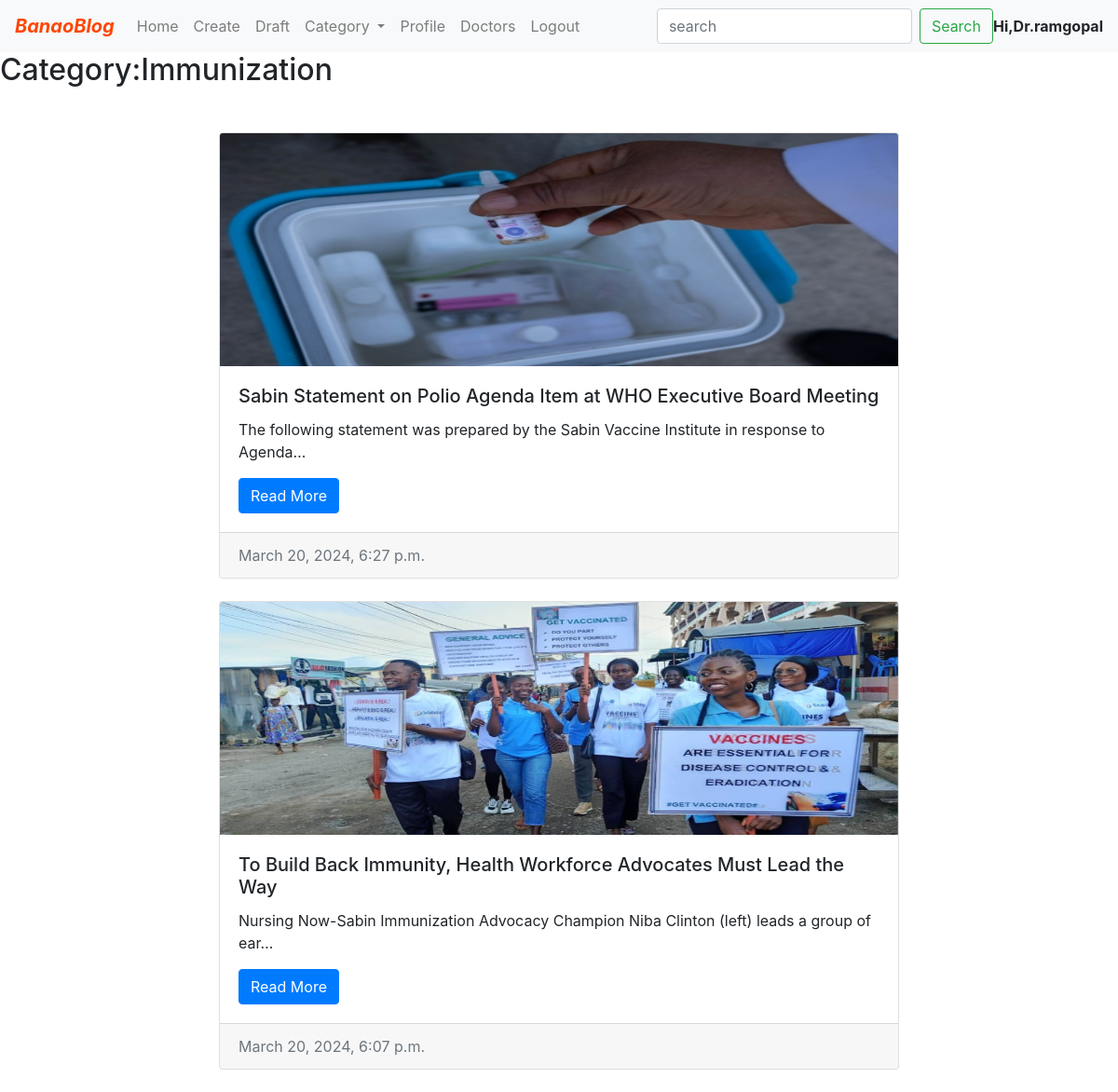
The app's page /blog/category/Immunization/ (signed in) with its own data.
### app/models.py (models this page shows, shortened)
class Account(models.Model):
    user=models.ForeignKey(User,on_delete=models.CASCADE,null=True, blank=True)
    image=models.ImageField(upload_to="images")
    address=models.CharField(max_length=100)
    city=models.CharField(max_length=100)
    state=models.CharField(max_length=100)
    pincode=models.IntegerField()
    doctor=models.CharField(max_length=10,null=True)

### blog/models.py (models this page shows, shortened)
class Category(models.Model):
    name = models.CharField(max_length=30)

class Post(models.Model):
    title = models.CharField(max_length=255)
    summary=models.CharField(max_length=255,blank=True)
    image=models.ImageField(upload_to='blogimage',default=None)
    content = models.TextField()
    created_on = models.DateTimeField(auto_now_add=True)
    categories = models.ForeignKey(Category, on_delete=models.CASCADE)
    draft=models.BooleanField(default=False)
    author=models.CharField(max_length=255,default=False)

### blog/views.py (the view)
# urls.py: path("category/<str:category>/",views.postcategory,name="categorywise"),
@login_required(login_url="login")
def postcategory(request,category):
    users = request.user #the user
    account=Account.objects.get(user=users)
    categories=Category.objects.all()
    posts = Post.objects.filter(
        categories__name__contains=category
    ).order_by("-created_on")
    context = {
        "category": category,
        "posts": posts,
        "categories":categories,
        "user":account,
    }
    return render(request,"blog/blog.html",context)

### templates/blog/blog.html (shortened to what this page needs)
{% include './nav.html' %}
{% if category %}
<h2>Category:{{category}}</h2>
{% endif %}
<div class="container mt-5 ">
{% for post in posts %}
  <div class="row">
    <div class="col-md-8 mb-4">
      <div class="card">
        <img class="card-img-top" src="{{post.image.url}}" alt="Post Image">
        <div class="card-body">
          <h5 class="card-title">{{post.title}}</h5>
          <p class="card-text">{{post.summary|truncatechars:90}}</p>
          <a href="{% url 'blogdetails' post.id %}" class="btn btn-primary">Read More</a>
        </div>
        <div class="card-footer text-muted">
          {{post.created_on}}
        </div>
      </div>
    </div>
  </div>
{% endfor %}
</div>
</body>
</html>

### templates/blog/nav.html (shortened to what this page needs)
<!DOCTYPE html>
<html lang="en">
<head>
<link rel="stylesheet" href="https://stackpath.bootstrapcdn.com/bootstrap/4.3.1/css/bootstrap.min.css">
</head>
<body>
<nav class="navbar navbar-expand-lg navbar-light bg-light">
    <a class="navbar-brand" href="#" style="color: orangered;font-weight: bolder;font-style: oblique;">BanaoBlog</a>
    <div class="collapse navbar-collapse" id="navbarSupportedContent">
      <ul class="navbar-nav mr-auto">
        <li class="nav-item ">
          <a class="nav-link" href="{% url 'bloghome' %}">Home <span class="sr-only">(current)</span></a>
        </li>
        {% if user.doctor == 'doctor' %}
        <li class="nav-item">
          <a class="nav-link" href="{% url 'createblog' %}">Create</a>
        </li>
        <li class="nav-item">
          <a class="nav-link " href="{% url 'blogdraft' %}">Draft</a>
        </li>
        {% endif %}
        <li class="nav-item dropdown">
          <a class="nav-link dropdown-toggle" href="#" id="navbarDropdown" role="button" data-toggle="dropdown" aria-haspopup="true" aria-expanded="false">
            Category
          </a>
        </li>
        <li class="nav-item">
          <a class="nav-link " href="{% url 'dashboard' %}">Profile</a>
        </li>
        <li class="nav-item">
          <a class="nav-link " href="{% url 'doctor' %}">Doctors</a>
        </li>
        <li class="nav-item">
          <a class="nav-link " href="{% url 'logout' %}">Logout</a>
        </li>
      </ul>
      <form class="form-inline my-2 my-lg-0">
        <input class="form-control mr-sm-2" type="search" placeholder="search" aria-label="Search">
        <button class="btn btn-outline-success my-2 my-sm-0" type="submit">Search</button>
      </form>
      {% if user.doctor == 'doctor' %}
      <span> <b>Hi,Dr.{{user.user.username}}</b></span>
      {% endif %}
    </div>
  </nav>

### templates/blog/blog.html (style rules this page uses)
.row { align-items: center; justify-content: center; }
.card-img-top { height: 250px; width: 100%; }

### records on screen
Account: user.username "ramgopal"
Category: name "Immunization"
Post: image (picture), title "Sabin Statement on Polio Agenda Item at WHO Executive Board Meeting", summary "The following statement was prepared by the Sabin Vaccine Institute in response to Agenda…", created_on "March 20, 2024, 6:27 p.m."
Post: image (picture), title "To Build Back Immunity, Health Workforce Advocates Must Lead the Way", summary "Nursing Now-Sabin Immunization Advocacy Champion Niba Clinton (left) leads a group of ear…", created_on "March 20, 2024, 6:07 p.m."
